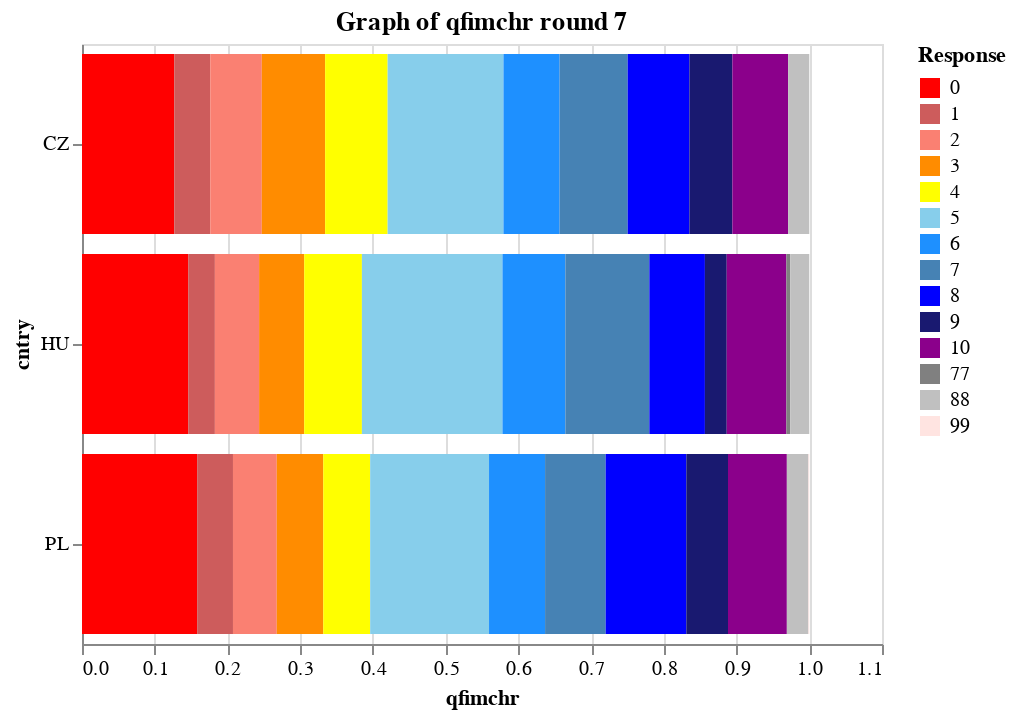

The notebook cell this image was saved under:
### Code cell
utils.plot_group(imm, VISEGRAD, 7, 'qfimchr')

### Figure 1 — Vega-Lite specification as saved in the notebook (floating-point values rounded to 4 significant figures)
{"$schema": "https://vega.github.io/schema/vega-lite/v2.6.0.json", "config": {"view": {"height": 300, "width": 400}}, "data": {"name": "data-9f1550d985ba7538d99eae4868f14e60"}, "datasets": {"data-9f1550d985ba7538d99eae4868f14e60": [{"cntry": "PL", "essrnd": 7, "qfimchr": 0.1584, "response": 0}, {"cntry": "PL", "essrnd": 7, "qfimchr": 0.04923, "response": 1}, {"cntry": "PL", "essrnd": 7, "qfimchr": 0.06022, "response": 2}, {"cntry": "PL", "essrnd": 7, "qfimchr": 0.06395, "response": 3}, {"cntry": "PL", "essrnd": 7, "qfimchr": 0.06448, "response": 4}, {"cntry": "PL", "essrnd": 7, "qfimchr": 0.1634, "response": 5}, {"cntry": "PL", "essrnd": 7, "qfimchr": 0.07707, "response": 6}, {"cntry": "PL", "essrnd": 7, "qfimchr": 0.08331, "response": 7}, {"cntry": "PL", "essrnd": 7, "qfimchr": 0.1109, "response": 8}, {"cntry": "PL", "essrnd": 7, "qfimchr": 0.0573, "response": 9}, {"cntry": "PL", "essrnd": 7, "qfimchr": 0.08091, "response": 10}, {"cntry": "PL", "essrnd": 7, "qfimchr": 0.02971, "response": 88}, {"cntry": "PL", "essrnd": 7, "qfimchr": 0.001121, "response": 99}, {"cntry": "HU", "essrnd": 7, "qfimchr": 0.146, "response": 0}, {"cntry": "HU", "essrnd": 7, "qfimchr": 0.03671, "response": 1}, {"cntry": "HU", "essrnd": 7, "qfimchr": 0.06079, "response": 2}, {"cntry": "HU", "essrnd": 7, "qfimchr": 0.06204, "response": 3}, {"cntry": "HU", "essrnd": 7, "qfimchr": 0.07929, "response": 4}, {"cntry": "HU", "essrnd": 7, "qfimchr": 0.1933, "response": 5}, {"cntry": "HU", "essrnd": 7, "qfimchr": 0.08647, "response": 6}, {"cntry": "HU", "essrnd": 7, "qfimchr": 0.1155, "response": 7}, {"cntry": "HU", "essrnd": 7, "qfimchr": 0.0764, "response": 8}, {"cntry": "HU", "essrnd": 7, "qfimchr": 0.03003, "response": 9}, {"cntry": "HU", "essrnd": 7, "qfimchr": 0.08194, "response": 10}, {"cntry": "HU", "essrnd": 7, "qfimchr": 0.005367, "response": 77}, {"cntry": "HU", "essrnd": 7, "qfimchr": 0.02616, "response": 88}, {"cntry": "CZ", "essrnd": 7, "qfimchr": 0.1269, "response": 0}, {"cntry": "CZ", "essrnd": 7, "qfimchr": 0.04949, "response": 1}, {"cntry": "CZ", "essrnd": 7, "qfimchr": 0.07086, "response": 2}, {"cntry": "CZ", "essrnd": 7, "qfimchr": 0.0871, "response": 3}, {"cntry": "CZ", "essrnd": 7, "qfimchr": 0.08592, "response": 4}, {"cntry": "CZ", "essrnd": 7, "qfimchr": 0.1593, "response": 5}, {"cntry": "CZ", "essrnd": 7, "qfimchr": 0.07719, "response": 6}, {"cntry": "CZ", "essrnd": 7, "qfimchr": 0.0936, "response": 7}, {"cntry": "CZ", "essrnd": 7, "qfimchr": 0.08493, "response": 8}, {"cntry": "CZ", "essrnd": 7, "qfimchr": 0.059, "response": 9}, {"cntry": "CZ", "essrnd": 7, "qfimchr": 0.07665, "response": 10}, {"cntry": "CZ", "essrnd": 7, "qfimchr": 0.02909, "response": 88}]}, "encoding": {"color": {"field": "response", "legend": {"title": "Response"}, "scale": {"domain": [0, 1, 2, 3, 4, 5, 6, 7, 8, 9, 10, 77, 88, 99], "range": ["red", "indianred", "salmon", "darkorange", "yellow", "skyblue", "dodgerblue", "steelblue", "blue", "midnightblue", "darkmagenta", "gray", "silver", "mistyrose"]}, "type": "ordinal"}, "order": {"field": "response", "sort": "ascending", "type": "quantitative"}, "x": {"field": "qfimchr", "type": "quantitative"}, "y": {"field": "cntry", "type": "nominal"}}, "mark": "bar", "title": "Graph of qfimchr round 7"}
